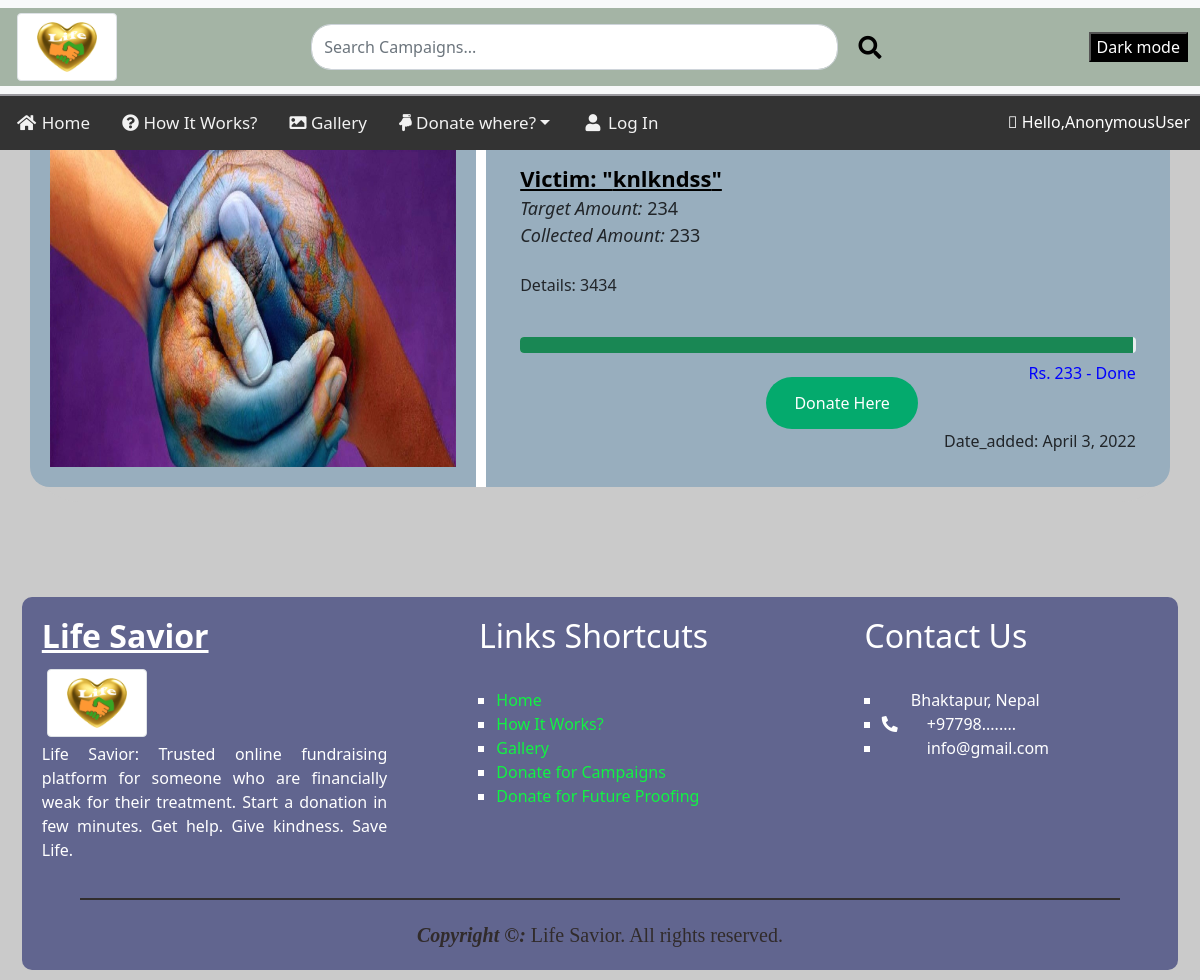
Screenshot of /detail/24/ with the database file from the repository.
### app/models.py (models this page shows, shortened)
class OtherCampaign(models.Model):
    manager = models.ForeignKey(User, on_delete=models.CASCADE, default=None)
    Name = models.CharField(max_length=30)
    Image = models.ImageField(upload_to='images/')
    Target = models.IntegerField()
    Collected = models.IntegerField()
    Info = models.CharField(max_length=300)
    Date_added = models.DateField(auto_now_add=True)
    class Meta:
        ordering = ['-id']

### app/views.py (the view)
# urls.py: path('detail/<int:id>/', views.detail, name='detail'),
def detail(request, id):
    context = {
        'camp_detail' : get_object_or_404(OtherCampaign, pk=id),
    }
    return render(request, 'detail.html', context)

### templates/detail.html (shortened to what this page needs)
{% extends 'navigation.html' %}
{% load static %}
{% block content %}
<link rel="stylesheet" type="text/CSS" href="{% static './CSS/campaign.css' %}">
<div class="container" style="background-color:#f1f1f1">
    <div class="row">
        <div class="column-33">
            <img src="{% if camp_detail.Image %}
        {{camp_detail.Image.url}}
        {% else %}
        {% static './Images/blank.jpg' %}
        {% endif %}" class="camp_img" alt="img">
        </div>
        <div class="column-66">
            <div class="victim"><b><u>Victim: "{{camp_detail.Name}}"</u></b></div>
            <div class="target"><i>Target Amount:</i> {{camp_detail.Target}}</div>
            <div class="target"><i>Collected Amount:</i> {{camp_detail.Collected}}</div>
            <br>
            <p>Details: {{camp_detail.Info}}</p>
            <br>
            <div class="progress">
                <div class="progress-bar bg-success" role="progressbar" aria-valuenow="75" aria-valuemin="0"
                    aria-valuemax="100" style="width: 75%"></div>
            </div>
            <div class="progress_text">Rs. {{ camp_detail.Collected }} - Done</div>
            <br>
            <button class="button"><a href="{% url 'khaltirequest' camp_detail.id %}" class="donate_here">Donate
                    Here</a></button>
            <br>
            <div style="float: right;">Date_added: {{camp_detail.Date_added}}</div>
        </div>
    </div>
</div>
<br>
{% endblock content %}

### static/CSS/style.css (style rules this page uses)
body { padding: 10px; }

### static/CSS/campaign.css (style rules this page uses)
body { margin: 0; background-color: rgb(202, 202, 202); }
.container { border-bottom: 15px solid rgb(202, 202, 202); border-radius: 50px; }
.row { background-color: rgb(152, 174, 190); border-radius: 20px; }
.row:after { content: ""; display: table; clear: both }
.column-66 { width: 60%; padding: 3%; vertical-align: middle; }
.column-33 { float: left; width: 40%; padding: 20px; border-right: 10px solid rgb(255, 255, 255); }
.button { margin-left: 40%; border: none; padding: 14px 28px; border-radius: 40px; cursor: pointer; background-color: #04AA6D; }
.donate_here { text-decoration: none; color: white; font-size: 16px; }
.camp_img { display: block; height: 100%; max-width: 100%; }
.victim { font-size: 22px; text-decoration: none; color: rgb(0, 0, 0); }
.target { font-size: 18px; }
.progress_text { float: right; color: blue; padding-top: 8px; }

### rows the page displays
OtherCampaign: Image (picture), Name "knlkndss", Target "234", Collected "233", Info "3434", Date_added "April 3, 2022"

### other values shown
{{ request.user }} "AnonymousUser"
